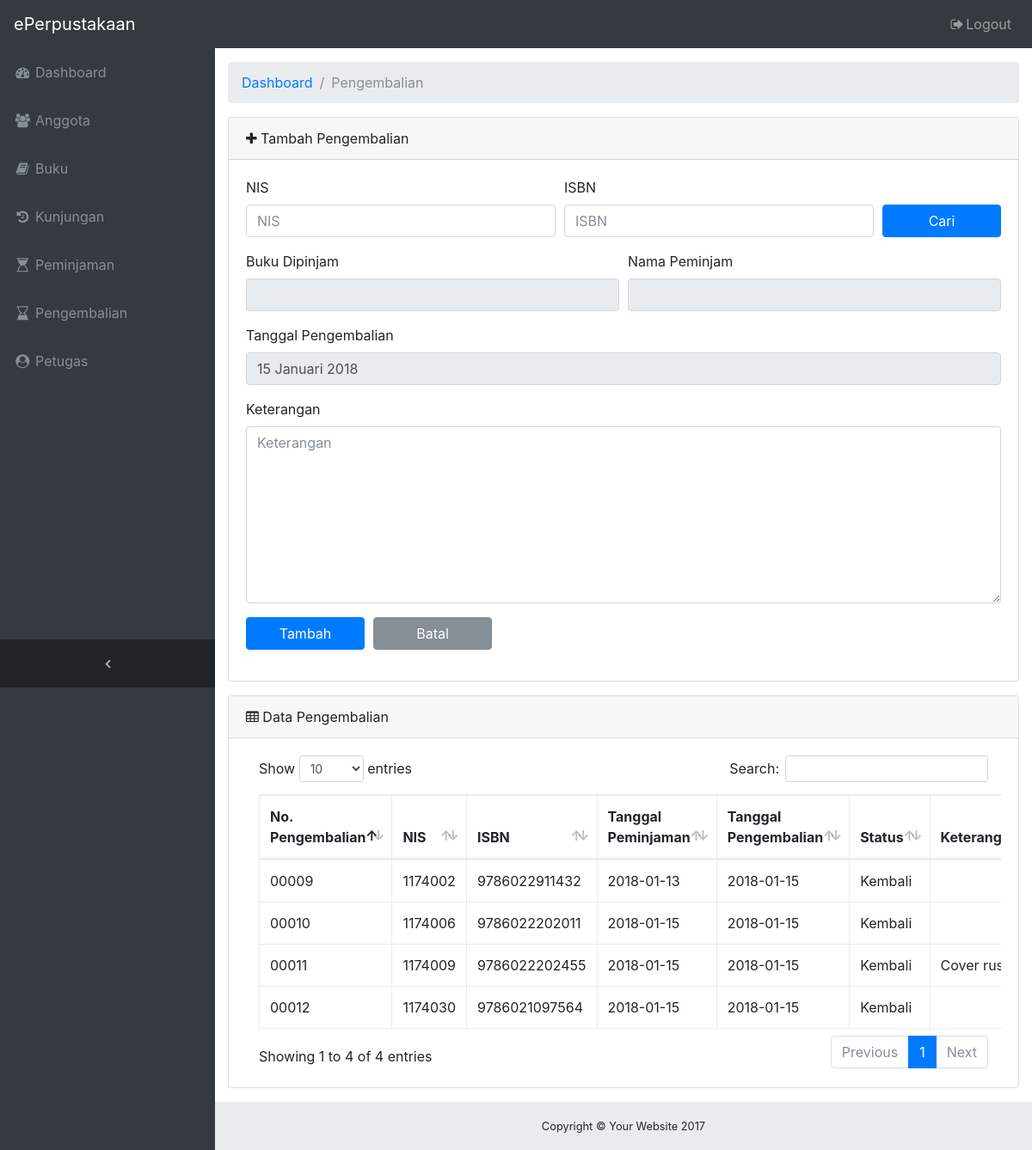
Screenshot of /pengembalian.php (signed in) with the database file from the repository.
### tables this page shows
CREATE TABLE `data_peminjaman` (
  `no_peminjaman` int(5) UNSIGNED ZEROFILL NOT NULL,
  `nis` varchar(11) NOT NULL,
  `isbn` varchar(13) NOT NULL,
  `tanggal_peminjaman` date NOT NULL,
  `tanggal_pengembalian` date DEFAULT NULL,
  `status` varchar(20) NOT NULL DEFAULT 'Belum Kembali',
  `keterangan` text
);

### config/Database.php (called while the page is built, shortened)
<?php
class Database{
  public $conn;
  public $host = "localhost";
  public $user = "root";
  public $pass = "";
  public $db   = "perpustakaan";
  public function __construct(){
    $this->conn = new mysqli($this->host, $this->user, $this->pass, $this->db);
  }
  public function read($table, $where=null, $join=null){
    $sql = "SELECT * FROM $table";
    if($where != null){
      if($join != null){
        $sql .= " $join WHERE $where";
      }
      else{
        $sql .= " WHERE $where";
      }
    }else{
      $sql .= " $join";
    }
    $query = $this->conn->query($sql);
    return $query->fetch_all(MYSQLI_BOTH);
  }
}
 ?>

### pengembalian.php (the view, shortened to what this page needs)
<?php
include 'header.php';
include 'config/Database.php';
$db = new Database();
  ?>
<div class="card mb-3">
  <div class="card-header">
    <i class="fa fa-plus"></i> Tambah Pengembalian</div>
    <div class="card-body">
      <form action="pengembalian.php" method="post" enctype="multipart/form-data" id="needs-validation" novalidate>
        <div class="form-group">
          <div class="form-row">
            <div class="col-md-5">
              <label for="">NIS</label>
              <input class="form-control" type="text" name="nis" value="<?php if(isset($result[0]['nis'])){echo $result[0]['nis'];} ?>" placeholder="NIS" required>
            </div>
            <div class="col-md-5">
              <label for="">ISBN</label>
              <input class="form-control" type="text" name="isbn" value="<?php if(isset($result[0]['isbn'])){echo $result[0]['isbn'];} ?>" placeholder="ISBN" required>
            </div>
            <div class="col-md-2">
              <label for="">&nbsp;</label>
              <input class="btn btn-primary btn-block" type="submit" name="cari_peminjaman" value="Cari">
            </div>
          </div>
        </div>
      </form>
      <form action="proses.php" method="post" enctype="multipart/form-data" id="needs-validation" novalidate>
        <div class="form-group">
          <div class="form-row">
            <div class="col-md-6">
              <label for="">Buku Dipinjam</label>
              <input class="form-control" type="text" name="nis" value="<?php if(isset($result[0]['judul'])){echo $result[0]['judul'];} ?>" required readonly>
            </div>
            <div class="col-md-6">
              <label for="">Nama Peminjam</label>
              <input class="form-control" type="text" name="nis" value="<?php if(isset($result[0]['nama'])){echo $result[0]['nama'];} ?>" required readonly>
            </div>
          </div>
        </div>
        <div class="form-group">
          <div class="form-row">
            <div class="col-md-12">
              <label>Tanggal Pengembalian</label>
              <input type="text" class="form-control" id="date" readonly>
            </div>
          </div>
        </div>
        <div class="form-group">
          <div class="form-row">
            <div class="col-md-12">
              <label for="">Keterangan</label>
              <textarea class="form-control" name="keterangan" rows="8" cols="80" placeholder="Keterangan"></textarea>
            </div>
          </div>
        </div>
        <div class="form-group">
          <div class="form-row">
            <div class="col-md-2">
              <input class="btn btn-primary btn-block" type="submit" name="tambah_pengembalian" value="Tambah">
            </div>
            <div class="col-md-2">
              <input class="btn btn-secondary btn-block" type="reset" name="batal" value="Batal">
            </div>
            <div class="col-md-8">
            </div>
          </div>
        </div>
      </form>
    </div>
  </div>
<div class="card mb-3">
  <div class="card-header">
    <i class="fa fa-table"></i> Data Pengembalian</div>
    <div class="card-body">
      <div class="table-responsive">
        <table class="table table-bordered" id="dataTable" width="100%" cellspacing="0">
          <thead>
            <tr>
              <th>No. Pengembalian</th>
              <th>NIS</th>
              <th>ISBN</th>
              <th>Tanggal Peminjaman</th>
              <th>Tanggal Pengembalian</th>
              <th>Status</th>
              <th>Keterangan</th>
            </tr>
          </thead>
          <tbody>
            <?php
            $result = $db->read("data_peminjaman");
            foreach($result as $data){
              ?>
              <tr>
                <td><?php echo $data['no_peminjaman']; ?></td>
                <td><?php echo $data['nis']; ?></td>
                <td><?php echo $data['isbn']; ?></td>
                <td><?php echo $data['tanggal_peminjaman']; ?></td>
                <td><?php echo $data['tanggal_pengembalian']; ?></td>
                <td><?php echo $data['status']; ?></td>
                <td><?php echo $data['keterangan']; ?></td>
              </tr>
              <?php
            }
            ?>
          </tbody>
        </table>
      </div>
    </div>
  </div>
  <?php
  include 'footer.php';
  ?>

### assets/css/sb-admin.css (style rules this page uses)
html { position: relative; min-height: 100%; }
body { overflow-x: hidden; }
body.sticky-footer { margin-bottom: 56px; }
body.fixed-nav { padding-top: 56px; }

### rows the page displays
data_peminjaman: no_peminjaman "00009", nis "1174002", isbn "9786022911432", tanggal_peminjaman "2018-01-13", tanggal_pengembalian "2018-01-15", status "Kembali"
data_peminjaman: no_peminjaman "00010", nis "1174006", isbn "9786022202011", tanggal_peminjaman "2018-01-15", tanggal_pengembalian "2018-01-15", status "Kembali"
data_peminjaman: no_peminjaman "00011", nis "1174009", isbn "9786022202455", tanggal_peminjaman "2018-01-15", tanggal_pengembalian "2018-01-15", status "Kembali", keterangan "Cover…"
data_peminjaman: no_peminjaman "00012", nis "1174030", isbn "9786021097564", tanggal_peminjaman "2018-01-15", tanggal_pengembalian "2018-01-15", status "Kembali"

### other values shown
$title "Pengembalian"
